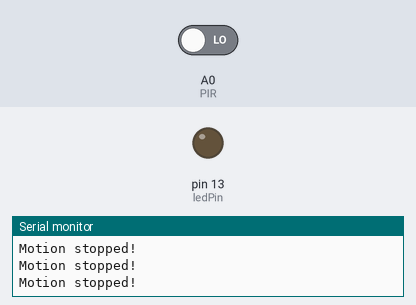
This sketch was run on a simulated Arduino Nano, built with avr-gcc and run on an emulated ATmega328P. Parts: output pins drawn as LEDs (lit = HIGH), the last lines printed to the serial monitor. The test bench sets the inputs (shaded band); at power-on: A0 (PIR) LOW.

Above: at 1.2 s.
1.3 s: A0 (PIR) driven HIGH
At 1.9 s:
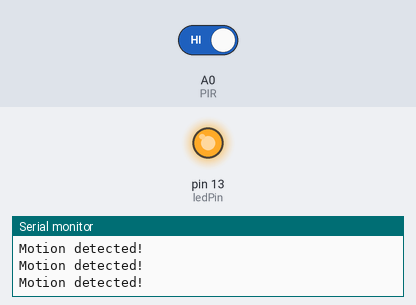
2.8 s: A0 (PIR) driven LOW
At 3.1 s:
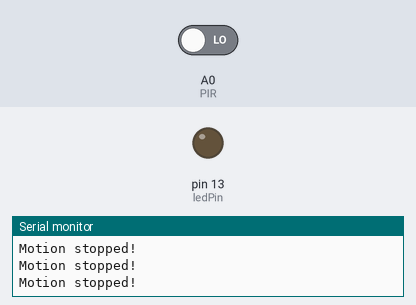
Timing chart, 0 to 5.8 s (numbered marks = the images above; inputs shaded):
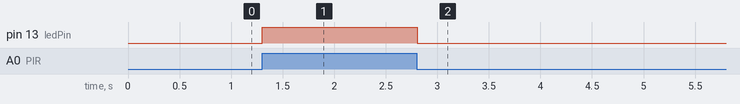

The sketch:

AM312.ino
```cpp
/*
                [NANO Pinout]
                  ----------
            TX=1-|   328P   |-VIN
            RX=0-|   NANO   |-GND
           RESET-|          |-RESET
             GND-|          |-5V
          INT0=2-|          |-A7
       INT1=3(~)-|          |-A6
               4-|          |-19=A5=SCL
            5(~)-|          |-18=A4=SDA
            6(~)-|          |-17=A3
               7-|          |-16=A2
               8-|          |-15=A1
            9(~)-|          |-14=A0
        SS=10(~)-|          |-AREF
      MOSI=11(~)-|    --    |-3V3
         MISO=12-|   |  |   |-13=SCK
                  ----------
*/
int ledPin  =   13;
int PIR     =   A0;

void setup() {
  pinMode(ledPin, OUTPUT);   // initalize LED as an output
  pinMode(PIR, INPUT);    // initialize sensor as an input
  Serial.begin(115200);     // initialize serial
}

void loop() {
  if (digitalRead(PIR) == HIGH) { // check if the sensor is HIGH
    digitalWrite(ledPin, HIGH);      // turn LED ON
    Serial.println("Motion detected!");
    delay(100);                   // delay 100 milliseconds
  }
  else {
    digitalWrite(ledPin, LOW);       // turn LED OFF
    Serial.println("Motion stopped!");
    delay(100);                   // delay 100 milliseconds
  }
}
```

Measured:
- after the input at 1.3 s, pin 13 (ledPin): LOW → HIGH at once
- after the input at 2.8 s, pin 13 (ledPin): HIGH → LOW at once
